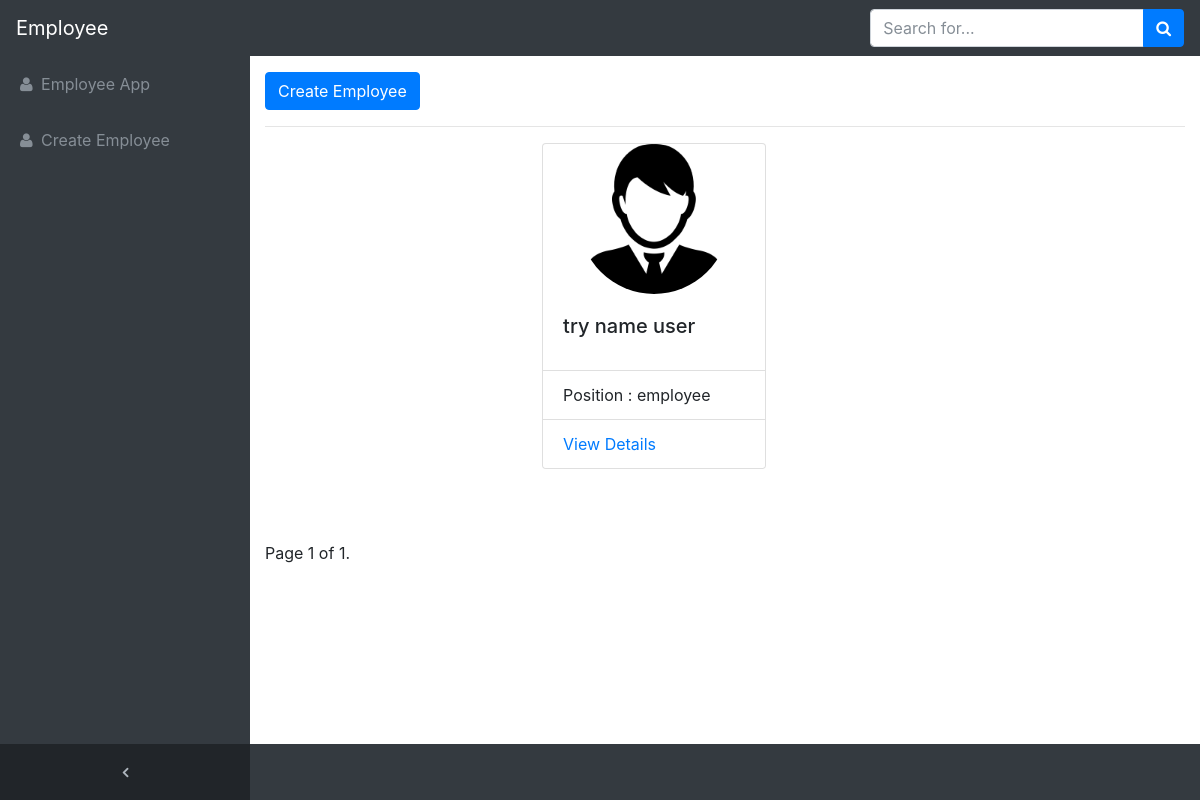
Before: / with the older database file.
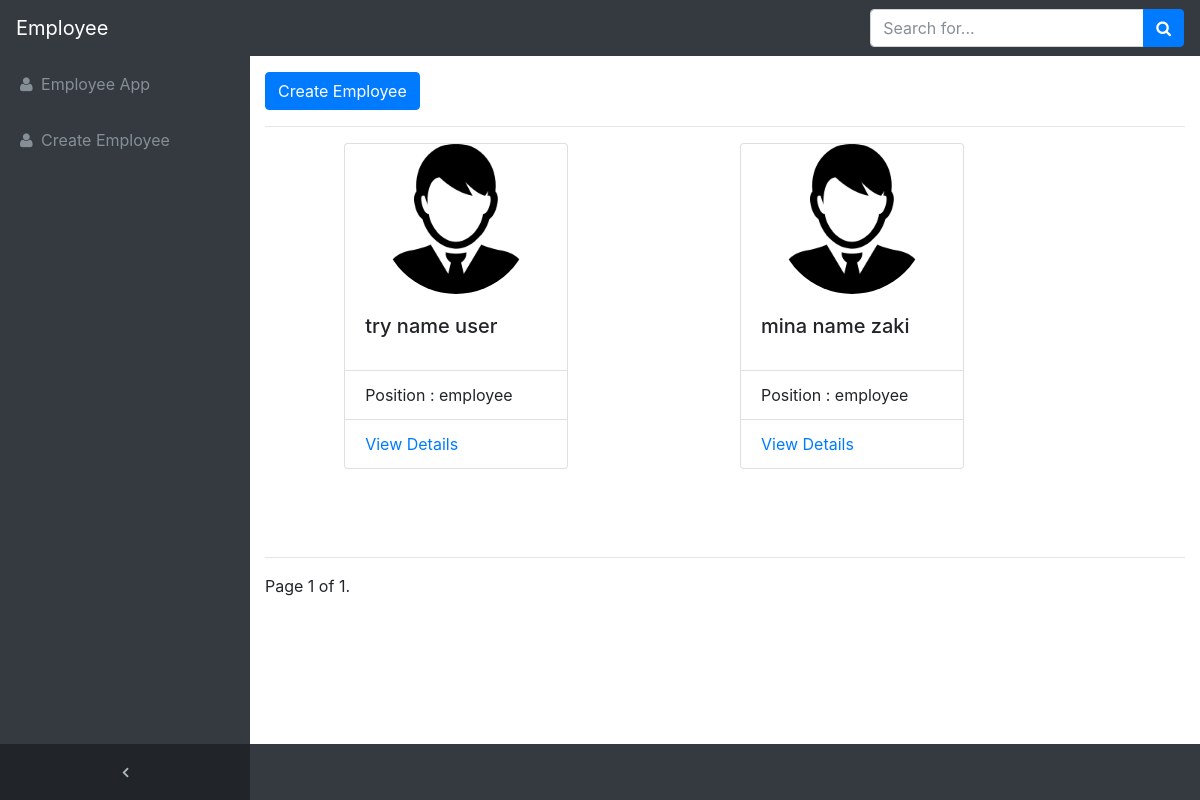
After: the same page with the newer database file.
### mainapp/models.py (models this page shows, shortened)
class Employee(models.Model):
	first_name		= models.CharField(max_length=50)
	last_name		= models.CharField(max_length=50)
	middle_name		= models.CharField(max_length=50)
	slug 	   		= models.SlugField(blank=True ,
						unique=True)
	image 			= models.ImageField(
						upload_to = upload_image_path ,
				        blank= True)
	national_id		= models.CharField(max_length=15 ,
						unique=True)
	position 		= models.CharField(max_length=120 ,
						default='Employee',
				  		choices=POSITION_CHOICES)
	jop 			= models.CharField(max_length=150,
						 blank= True )
	age 			= models.IntegerField()
	date_of_birth	= models.DateField()
	timestamp   	= models.DateTimeField(
						auto_now_add=True)
	place_of_birth  = models.CharField(max_length=120)
	country 		= models.CharField(max_length=50)
	nationality 	= models.CharField(max_length=50)
	maritial_status = models.CharField(max_length=50 ,
					default ='Male' ,
					choices=MARIRTIAL_STATUS_CHOICES)
	gendar 			=  models.CharField(max_length=50 ,
						default ='Male' ,
						choices=GENDAR_COICES)
	objects 		= EmployeeManager()
	def full_name(self):
		self.FullName = self.first_name + ' ' + self.middle_name+ ' '+self.last_name
		return self.FullName
	def get_absolute_url(self):
		slug = self.slug
		return reverse('detail',kwargs={'slug':slug})

### mainapp/views.py (the view)
# urls.py: url(r'^$',home, name='home') ,
def home(request):
	form = EmployeeForm()
	qs = Employee.objects.all()
	paginator = Paginator(qs, 4)
	page = request.GET.get('page',1)
	objects = paginator.page(page)
	content={
	'form':form,
	'objects': objects
	}
	return render(request,'mainapp/home.html',content)

### mainapp/models.py (called while the page is built)
	def get_queryset(self):
		return EmployeeQuerySet(self.model, using=self._db)

### templates/mainapp/home.html (shortened to what this page needs)
{% extends 'base.html' %}
{% block content %}
{% load static %}
{% url 'update' as update_url %}
<div class="row">
  <div class="col-12">
  <button type="button" class="btn btn-primary" data-toggle="modal" data-target="#exampleModal">
  Create Employee
  </button>
  <hr>
</div>
</div>
<div class="row justify-content-md-center">
  {% for employee in objects %}
  <div class="col-xl-5 col-sm-5 mb-5">
    <div class="card" style="width: 14rem;">
         {% if employee.image %} <img class="rounded-circle"
          style="max-height:10rem;"
          src="{{ employee.image.url }}"
          alt="Employee image"/>
          {% elif employee.gendar == "male" %}
             <img class="featurette-image rounded-circle  mx-auto" src="{% static 'img/male.png'%}" alt="Generic placeholder image"  width="150" height="150">
           {% elif employee.gendar == "female" %}
             <img class="featurette-image rounded-circle  mx-auto" src="{% static 'img/female.png'%}" alt="Generic placeholder image"  width="150" height="150">
          {% endif %}
        <div class="card-body">
          <h5 class="card-title">{{ employee.full_name }}</h5>
        </div>
        <ul class="list-group list-group-flush">
          <li class="list-group-item">Position : {{employee.position}}</li>
          <li class="list-group-item">
            <a href="{{employee.get_absolute_url}}" class="card-link">View Details</a>
         </li>
          </ul>
    </div>
    <br>
  </div>
  {% if forloop.counter|divisibleby:2 %}
   <div class="col-12"><hr> </div>
  {% endif %}
  {% endfor %}
</div>
<div class="pagination">
    <span class="step-links">
        <span class="current">
            Page {{ objects.number }} of {{ objects.paginator.num_pages }}.
        </span>
    </span>
</div>
{% endblock %}

### templates/base.html (shortened to what this page needs)
{% load static %}
<!DOCTYPE html>
<html lang="en">
<head>
  {% include 'css.html' %}
</head>
<body class="fixed-nav sticky-footer bg-dark" id="page-top">
  <nav class="navbar navbar-expand-lg navbar-dark bg-dark fixed-top" id="mainNav">
    <a class="navbar-brand" href="{% url 'home'%}">Employee</a>
    <div class="collapse navbar-collapse" id="navbarResponsive">
      <ul class="navbar-nav navbar-sidenav" id="exampleAccordion">
        <li class="nav-item" data-toggle="tooltip" data-placement="right" title="Employees">
          <a class="nav-link" href="{% url 'home' %}">
            <i class="fa fa-fw fa-user"></i>
            <span class="nav-link-text">Employee App</span>
          </a>
        </li>
         <li class="nav-item" data-toggle="tooltip" data-placement="right" title="Create">
          <a class="nav-link" href="{% url 'create'%}">
            <i class="fa fa-fw fa-user"></i>
            <span class="nav-link-text">Create Employee</span>
          </a>
        </li>
      </ul>
      <ul class="navbar-nav sidenav-toggler">
        <li class="nav-item">
          <a class="nav-link text-center" id="sidenavToggler">
            <i class="fa fa-fw fa-angle-left"></i>
          </a>
        </li>
      </ul>
      <ul class="navbar-nav ml-auto">
        <li class="nav-item">
          <form class="form-search" method='get' action="{% url 'search' %}" endpoint="{% url 'sarch_api' %} ">
            <div class="input-group">
              <input class="form-control" type="text" placeholder="Search for..." name='q'>
              <span class="input-group-btn">
                <button class="btn btn-primary" type="submit">
                  <i class="fa fa-search"></i>
                </button>
              </span>
            </div>
          </form>
        </li>
      </ul>
    </div>
  </nav>
  <div class="content-wrapper">
    <div class="container">
      <div class="row" >
        <div class="col">
      {% block content %} {% endblock %}
    </div>
    </div>
    </div>
  </body>
</html>

### templates/css.html
{% load static %}
<link href="{% static 'bootstrap.min.css' %}" rel="stylesheet">
<link href="{% static 'font-awesome.min.css' %}" rel="stylesheet" type="text/css">
<link href="{% static 'bootstrap4.css' %}" rel="stylesheet">
<link href="{% static 'sb-admin.css' %}" rel="stylesheet">

### templates/js.html (shortened to what this page needs)
{% load static %}

### static/sb-admin.css (style rules this page uses)
html { position: relative; min-height: 100%; }
body { overflow-x: hidden; }
body.sticky-footer { margin-bottom: 56px; }
body.sticky-footer .content-wrapper { min-height: calc(100vh - 56px - 56px); }
body.fixed-nav { padding-top: 56px; }
.content-wrapper { min-height: calc(100vh - 56px); padding-top: 1rem; }
#mainNav .navbar-collapse { overflow: auto; max-height: 75vh; }
#mainNav .navbar-collapse .navbar-nav .nav-item .nav-link { cursor: pointer; }
#mainNav .navbar-collapse .sidenav-toggler { display: none; }
@media (min-width: 992px) { #mainNav .navbar-brand { width: 250px; } }
@media (min-width: 992px) { #mainNav .navbar-collapse { overflow: visible; max-height: none; } }
@media (min-width: 992px) { #mainNav .navbar-collapse .navbar-sidenav { position: absolute; top: 0; left: 0; overflow-x: hidden; overflow-y: auto; -webkit-flex-direction: column; -ms-flex-direction: column; flex-direction: column; margin-top: 56px; } }
@media (min-width: 992px) { #mainNav .navbar-collapse .navbar-sidenav > .nav-item { width: 250px; padding: 0; } }
@media (min-width: 992px) { #mainNav .navbar-collapse .navbar-sidenav > .nav-item > .nav-link { padding: 1em; } }
#mainNav.fixed-top .sidenav-toggler { display: none; }
@media (min-width: 992px) { #mainNav.fixed-top .navbar-sidenav { height: calc(100vh - 112px); } }
@media (min-width: 992px) { #mainNav.fixed-top .sidenav-toggler { position: absolute; top: 0; left: 0; display: flex; overflow-x: hidden; overflow-y: auto; -webkit-flex-direction: column; -ms-flex-direction: column; flex-direction: column; margin-top: calc(100vh - 56px); } }
@media (min-width: 992px) { #mainNav.fixed-top .sidenav-toggler > .nav-item { width: 250px; padding: 0; } }
@media (min-width: 992px) { #mainNav.fixed-top .sidenav-toggler > .nav-item > .nav-link { padding: 1em; } }
#mainNav.fixed-top.navbar-dark .sidenav-toggler { background-color: #212529; }
#mainNav.fixed-top.navbar-dark .sidenav-toggler a i { color: #adb5bd; }
.content-wrapper { overflow-x: hidden; background: white; }
@media (min-width: 992px) { .content-wrapper { margin-left: 250px; } }
#sidenavToggler i { font-weight: 800; }
#mainNav.navbar-dark .navbar-collapse .navbar-sidenav > .nav-item > .nav-link { color: #868e96; }
@media (min-width: 992px) { #mainNav.navbar-dark .navbar-collapse .navbar-sidenav { background: #343a40; } }

### templates/base.html (style rules this page uses)
div { overflow: auto;; }

Changed rows visible on the page:
added Employee: full_name "mina name zaki", position "employee"
